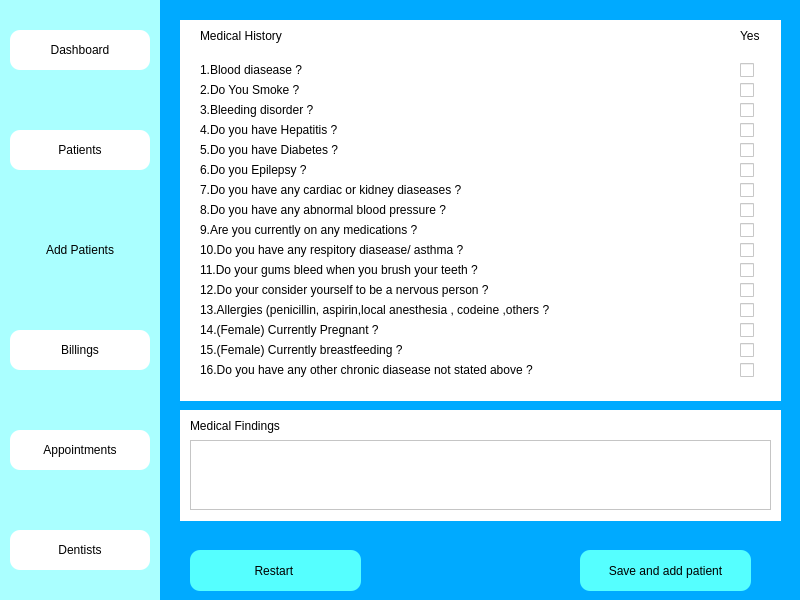
<?xml version="1.0" encoding="UTF-8"?>
<ui version="4.0">
 <class>Dialog</class>
 <widget class="QDialog" name="Dialog">
  <property name="geometry">
   <rect>
    <x>0</x>
    <y>0</y>
    <width>800</width>
    <height>600</height>
   </rect>
  </property>
  <property name="windowTitle">
   <string>Dialog</string>
  </property>
  <property name="styleSheet">
   <string notr="true">background-color: rgb(0, 170, 255);</string>
  </property>
  <widget class="QWidget" name="side_bar" native="true">
   <property name="geometry">
    <rect>
     <x>0</x>
     <y>0</y>
     <width>160</width>
     <height>600</height>
    </rect>
   </property>
   <property name="styleSheet">
    <string notr="true">background-color: rgb(170, 255, 255);</string>
   </property>
   <widget class="QPushButton" name="dash_btn">
    <property name="geometry">
     <rect>
      <x>10</x>
      <y>30</y>
      <width>140</width>
      <height>40</height>
     </rect>
    </property>
    <property name="styleSheet">
     <string notr="true">font: 12pt &quot;MS Shell Dlg 2&quot;;
background-color: rgb(255, 255, 255);
border-color: rgb(0, 0, 0);
border-top-left-radius:10px;
border-bottom-left-radius:10px;
border-top-right-radius:10px;
border-bottom-right-radius:10px;
border-bottom-color: rgb(0, 0, 0);
selection-color: rgb(255, 255, 255);</string>
    </property>
    <property name="text">
     <string>Dashboard</string>
    </property>
    <property name="icon">
     <iconset>
      <normaloff>../Medico_modern/dashboard.png</normaloff>../Medico_modern/dashboard.png</iconset>
    </property>
   </widget>
   <widget class="QPushButton" name="add_patient_btn">
    <property name="geometry">
     <rect>
      <x>10</x>
      <y>230</y>
      <width>140</width>
      <height>40</height>
     </rect>
    </property>
    <property name="styleSheet">
     <string notr="true">font: 12pt &quot;MS Shell Dlg 2&quot;;
border-top-left-radius:10px;
border-bottom-left-radius:10px;
border-top-right-radius:10px;
border-bottom-right-radius:10px;</string>
    </property>
    <property name="text">
     <string>Add Patients</string>
    </property>
    <property name="icon">
     <iconset>
      <normaloff>../Medico_modern/patientdownload .png</normaloff>../Medico_modern/patientdownload .png</iconset>
    </property>
   </widget>
   <widget class="QPushButton" name="bills_btn">
    <property name="geometry">
     <rect>
      <x>10</x>
      <y>330</y>
      <width>140</width>
      <height>40</height>
     </rect>
    </property>
    <property name="styleSheet">
     <string notr="true">font: 12pt &quot;MS Shell Dlg 2&quot;;
background-color: rgb(255, 255, 255);
border-top-left-radius:10px;
border-bottom-left-radius:10px;
border-top-right-radius:10px;
border-bottom-right-radius:10px;</string>
    </property>
    <property name="text">
     <string>Billings</string>
    </property>
    <property name="icon">
     <iconset>
      <normaloff>../Medico_modern/billingdownload (1).png</normaloff>../Medico_modern/billingdownload (1).png</iconset>
    </property>
   </widget>
   <widget class="QPushButton" name="appoint_btn">
    <property name="geometry">
     <rect>
      <x>10</x>
      <y>430</y>
      <width>140</width>
      <height>40</height>
     </rect>
    </property>
    <property name="styleSheet">
     <string notr="true">font: 12pt &quot;MS Shell Dlg 2&quot;;
background-color: rgb(255, 255, 255);
border-top-left-radius:10px;
border-bottom-left-radius:10px;
border-top-right-radius:10px;
border-bottom-right-radius:10px;</string>
    </property>
    <property name="text">
     <string>Appointments</string>
    </property>
    <property name="icon">
     <iconset>
      <normaloff>../Medico_modern/appointmentdownload (1).png</normaloff>../Medico_modern/appointmentdownload (1).png</iconset>
    </property>
   </widget>
   <widget class="QPushButton" name="dentist_btn">
    <property name="geometry">
     <rect>
      <x>10</x>
      <y>530</y>
      <width>140</width>
      <height>40</height>
     </rect>
    </property>
    <property name="styleSheet">
     <string notr="true">font: 12pt &quot;MS Shell Dlg 2&quot;;
background-color: rgb(255, 255, 255);
border-top-left-radius:10px;
border-bottom-left-radius:10px;
border-top-right-radius:10px;
border-bottom-right-radius:10px;</string>
    </property>
    <property name="text">
     <string>Dentists</string>
    </property>
    <property name="icon">
     <iconset>
      <normaloff>../Medico_modern/dentistimages.png</normaloff>../Medico_modern/dentistimages.png</iconset>
    </property>
   </widget>
  </widget>
  <widget class="QPushButton" name="patient_btn">
   <property name="geometry">
    <rect>
     <x>10</x>
     <y>130</y>
     <width>140</width>
     <height>40</height>
    </rect>
   </property>
   <property name="styleSheet">
    <string notr="true">font: 12pt &quot;MS Shell Dlg 2&quot;;
background-color: rgb(255, 255, 255);

border-top-left-radius:10px;
border-bottom-left-radius:10px;
border-top-right-radius:10px;
border-bottom-right-radius:10px;</string>
   </property>
   <property name="text">
    <string>Patients</string>
   </property>
   <property name="icon">
    <iconset>
     <normaloff>../Medico_modern/patientdownload .png</normaloff>../Medico_modern/patientdownload .png</iconset>
   </property>
  </widget>
  <widget class="QWidget" name="widget" native="true">
   <property name="geometry">
    <rect>
     <x>180</x>
     <y>20</y>
     <width>601</width>
     <height>381</height>
    </rect>
   </property>
   <property name="styleSheet">
    <string notr="true">background-color: rgb(255, 255, 255);</string>
   </property>
   <widget class="QLabel" name="med_hist_label">
    <property name="geometry">
     <rect>
      <x>20</x>
      <y>0</y>
      <width>121</width>
      <height>31</height>
     </rect>
    </property>
    <property name="styleSheet">
     <string notr="true">font: 12pt &quot;MS Shell Dlg 2&quot;;</string>
    </property>
    <property name="text">
     <string>Medical History</string>
    </property>
   </widget>
   <widget class="QLabel" name="q1">
    <property name="geometry">
     <rect>
      <x>20</x>
      <y>40</y>
      <width>431</width>
      <height>20</height>
     </rect>
    </property>
    <property name="styleSheet">
     <string notr="true">font: 10pt &quot;MS Shell Dlg 2&quot;;</string>
    </property>
    <property name="text">
     <string>1.Blood diasease ?</string>
    </property>
   </widget>
   <widget class="QLabel" name="y_label">
    <property name="geometry">
     <rect>
      <x>560</x>
      <y>0</y>
      <width>31</width>
      <height>31</height>
     </rect>
    </property>
    <property name="styleSheet">
     <string notr="true">font: 10pt &quot;MS Shell Dlg 2&quot;;</string>
    </property>
    <property name="text">
     <string>Yes</string>
    </property>
   </widget>
   <widget class="QCheckBox" name="q1_y_check">
    <property name="geometry">
     <rect>
      <x>560</x>
      <y>40</y>
      <width>16</width>
      <height>20</height>
     </rect>
    </property>
    <property name="text">
     <string/>
    </property>
   </widget>
   <widget class="QLabel" name="q2">
    <property name="geometry">
     <rect>
      <x>20</x>
      <y>60</y>
      <width>431</width>
      <height>20</height>
     </rect>
    </property>
    <property name="styleSheet">
     <string notr="true">font: 10pt &quot;MS Shell Dlg 2&quot;;</string>
    </property>
    <property name="text">
     <string>2.Do You Smoke ?</string>
    </property>
   </widget>
   <widget class="QCheckBox" name="q2_y_check">
    <property name="geometry">
     <rect>
      <x>560</x>
      <y>60</y>
      <width>16</width>
      <height>20</height>
     </rect>
    </property>
    <property name="text">
     <string/>
    </property>
   </widget>
   <widget class="QLabel" name="q3">
    <property name="geometry">
     <rect>
      <x>20</x>
      <y>80</y>
      <width>431</width>
      <height>20</height>
     </rect>
    </property>
    <property name="styleSheet">
     <string notr="true">font: 10pt &quot;MS Shell Dlg 2&quot;;</string>
    </property>
    <property name="text">
     <string>3.Bleeding disorder ?</string>
    </property>
   </widget>
   <widget class="QCheckBox" name="q3_y_check">
    <property name="geometry">
     <rect>
      <x>560</x>
      <y>80</y>
      <width>16</width>
      <height>20</height>
     </rect>
    </property>
    <property name="text">
     <string/>
    </property>
   </widget>
   <widget class="QLabel" name="q4">
    <property name="geometry">
     <rect>
      <x>20</x>
      <y>100</y>
      <width>431</width>
      <height>20</height>
     </rect>
    </property>
    <property name="styleSheet">
     <string notr="true">font: 10pt &quot;MS Shell Dlg 2&quot;;</string>
    </property>
    <property name="text">
     <string>4.Do you have Hepatitis ?</string>
    </property>
   </widget>
   <widget class="QCheckBox" name="q4_y_check">
    <property name="geometry">
     <rect>
      <x>560</x>
      <y>100</y>
      <width>16</width>
      <height>20</height>
     </rect>
    </property>
    <property name="text">
     <string/>
    </property>
   </widget>
   <widget class="QLabel" name="q5">
    <property name="geometry">
     <rect>
      <x>20</x>
      <y>120</y>
      <width>431</width>
      <height>20</height>
     </rect>
    </property>
    <property name="styleSheet">
     <string notr="true">font: 10pt &quot;MS Shell Dlg 2&quot;;</string>
    </property>
    <property name="text">
     <string>5.Do you have Diabetes ?</string>
    </property>
   </widget>
   <widget class="QCheckBox" name="q5_y_check">
    <property name="geometry">
     <rect>
      <x>560</x>
      <y>120</y>
      <width>16</width>
      <height>20</height>
     </rect>
    </property>
    <property name="text">
     <string/>
    </property>
   </widget>
   <widget class="QLabel" name="q6">
    <property name="geometry">
     <rect>
      <x>20</x>
      <y>140</y>
      <width>431</width>
      <height>20</height>
     </rect>
    </property>
    <property name="styleSheet">
     <string notr="true">font: 10pt &quot;MS Shell Dlg 2&quot;;</string>
    </property>
    <property name="text">
     <string>6.Do you Epilepsy ?</string>
    </property>
   </widget>
   <widget class="QCheckBox" name="q6_y_check">
    <property name="geometry">
     <rect>
      <x>560</x>
      <y>140</y>
      <width>16</width>
      <height>20</height>
     </rect>
    </property>
    <property name="text">
     <string/>
    </property>
   </widget>
   <widget class="QLabel" name="q7">
    <property name="geometry">
     <rect>
      <x>20</x>
      <y>160</y>
      <width>431</width>
      <height>20</height>
     </rect>
    </property>
    <property name="styleSheet">
     <string notr="true">font: 10pt &quot;MS Shell Dlg 2&quot;;</string>
    </property>
    <property name="text">
     <string>7.Do you have any cardiac or kidney diaseases ?</string>
    </property>
   </widget>
   <widget class="QCheckBox" name="q7_y_check">
    <property name="geometry">
     <rect>
      <x>560</x>
      <y>160</y>
      <width>16</width>
      <height>20</height>
     </rect>
    </property>
    <property name="text">
     <string/>
    </property>
   </widget>
   <widget class="QLabel" name="q8">
    <property name="geometry">
     <rect>
      <x>20</x>
      <y>180</y>
      <width>431</width>
      <height>20</height>
     </rect>
    </property>
    <property name="styleSheet">
     <string notr="true">font: 10pt &quot;MS Shell Dlg 2&quot;;</string>
    </property>
    <property name="text">
     <string>8.Do you have any abnormal blood pressure ?</string>
    </property>
   </widget>
   <widget class="QCheckBox" name="q8_y_check">
    <property name="geometry">
     <rect>
      <x>560</x>
      <y>180</y>
      <width>16</width>
      <height>20</height>
     </rect>
    </property>
    <property name="text">
     <string/>
    </property>
   </widget>
   <widget class="QLabel" name="q9">
    <property name="geometry">
     <rect>
      <x>20</x>
      <y>200</y>
      <width>431</width>
      <height>20</height>
     </rect>
    </property>
    <property name="styleSheet">
     <string notr="true">font: 10pt &quot;MS Shell Dlg 2&quot;;</string>
    </property>
    <property name="text">
     <string>9.Are you currently on any medications ?</string>
    </property>
   </widget>
   <widget class="QCheckBox" name="q9_y_check">
    <property name="geometry">
     <rect>
      <x>560</x>
      <y>200</y>
      <width>16</width>
      <height>20</height>
     </rect>
    </property>
    <property name="text">
     <string/>
    </property>
   </widget>
   <widget class="QLabel" name="q10">
    <property name="geometry">
     <rect>
      <x>20</x>
      <y>220</y>
      <width>431</width>
      <height>20</height>
     </rect>
    </property>
    <property name="styleSheet">
     <string notr="true">font: 10pt &quot;MS Shell Dlg 2&quot;;</string>
    </property>
    <property name="text">
     <string>10.Do you have any respitory diasease/ asthma ?</string>
    </property>
   </widget>
   <widget class="QCheckBox" name="q10_y_check">
    <property name="geometry">
     <rect>
      <x>560</x>
      <y>220</y>
      <width>16</width>
      <height>20</height>
     </rect>
    </property>
    <property name="text">
     <string/>
    </property>
   </widget>
   <widget class="QLabel" name="q11">
    <property name="geometry">
     <rect>
      <x>20</x>
      <y>240</y>
      <width>431</width>
      <height>20</height>
     </rect>
    </property>
    <property name="styleSheet">
     <string notr="true">font: 10pt &quot;MS Shell Dlg 2&quot;;</string>
    </property>
    <property name="text">
     <string>11.Do your gums bleed when you brush your teeth ?</string>
    </property>
   </widget>
   <widget class="QCheckBox" name="q11_y_check">
    <property name="geometry">
     <rect>
      <x>560</x>
      <y>240</y>
      <width>16</width>
      <height>20</height>
     </rect>
    </property>
    <property name="text">
     <string/>
    </property>
   </widget>
   <widget class="QLabel" name="q12">
    <property name="geometry">
     <rect>
      <x>20</x>
      <y>260</y>
      <width>431</width>
      <height>20</height>
     </rect>
    </property>
    <property name="styleSheet">
     <string notr="true">font: 10pt &quot;MS Shell Dlg 2&quot;;</string>
    </property>
    <property name="text">
     <string>12.Do your consider yourself to be a nervous person ?</string>
    </property>
   </widget>
   <widget class="QCheckBox" name="q12_y_check">
    <property name="geometry">
     <rect>
      <x>560</x>
      <y>260</y>
      <width>16</width>
      <height>20</height>
     </rect>
    </property>
    <property name="text">
     <string/>
    </property>
   </widget>
   <widget class="QLabel" name="q13">
    <property name="geometry">
     <rect>
      <x>20</x>
      <y>280</y>
      <width>431</width>
      <height>20</height>
     </rect>
    </property>
    <property name="styleSheet">
     <string notr="true">font: 10pt &quot;MS Shell Dlg 2&quot;;</string>
    </property>
    <property name="text">
     <string>13.Allergies (penicillin, aspirin,local anesthesia , codeine ,others ?</string>
    </property>
   </widget>
   <widget class="QCheckBox" name="q13_y_check">
    <property name="geometry">
     <rect>
      <x>560</x>
      <y>280</y>
      <width>16</width>
      <height>20</height>
     </rect>
    </property>
    <property name="text">
     <string/>
    </property>
   </widget>
   <widget class="QLabel" name="q14">
    <property name="geometry">
     <rect>
      <x>20</x>
      <y>300</y>
      <width>431</width>
      <height>20</height>
     </rect>
    </property>
    <property name="styleSheet">
     <string notr="true">font: 10pt &quot;MS Shell Dlg 2&quot;;</string>
    </property>
    <property name="text">
     <string>14.(Female) Currently Pregnant ?</string>
    </property>
   </widget>
   <widget class="QCheckBox" name="q14_y_check">
    <property name="geometry">
     <rect>
      <x>560</x>
      <y>300</y>
      <width>16</width>
      <height>20</height>
     </rect>
    </property>
    <property name="text">
     <string/>
    </property>
   </widget>
   <widget class="QLabel" name="q15">
    <property name="geometry">
     <rect>
      <x>20</x>
      <y>320</y>
      <width>431</width>
      <height>20</height>
     </rect>
    </property>
    <property name="styleSheet">
     <string notr="true">font: 10pt &quot;MS Shell Dlg 2&quot;;</string>
    </property>
    <property name="text">
     <string>15.(Female) Currently breastfeeding ?</string>
    </property>
   </widget>
   <widget class="QCheckBox" name="q15_y_check">
    <property name="geometry">
     <rect>
      <x>560</x>
      <y>320</y>
      <width>16</width>
      <height>20</height>
     </rect>
    </property>
    <property name="text">
     <string/>
    </property>
   </widget>
   <widget class="QLabel" name="q16">
    <property name="geometry">
     <rect>
      <x>20</x>
      <y>340</y>
      <width>431</width>
      <height>20</height>
     </rect>
    </property>
    <property name="styleSheet">
     <string notr="true">font: 10pt &quot;MS Shell Dlg 2&quot;;</string>
    </property>
    <property name="text">
     <string>16.Do you have any other chronic diasease not stated above ?</string>
    </property>
   </widget>
   <widget class="QCheckBox" name="q16_y_check">
    <property name="geometry">
     <rect>
      <x>560</x>
      <y>340</y>
      <width>16</width>
      <height>20</height>
     </rect>
    </property>
    <property name="text">
     <string/>
    </property>
   </widget>
   <zorder>q1</zorder>
   <zorder>med_hist_label</zorder>
   <zorder>y_label</zorder>
   <zorder>q1_y_check</zorder>
   <zorder>q2</zorder>
   <zorder>q2_y_check</zorder>
   <zorder>q3</zorder>
   <zorder>q3_y_check</zorder>
   <zorder>q4</zorder>
   <zorder>q4_y_check</zorder>
   <zorder>q5</zorder>
   <zorder>q5_y_check</zorder>
   <zorder>q6</zorder>
   <zorder>q6_y_check</zorder>
   <zorder>q7</zorder>
   <zorder>q7_y_check</zorder>
   <zorder>q8</zorder>
   <zorder>q8_y_check</zorder>
   <zorder>q9</zorder>
   <zorder>q9_y_check</zorder>
   <zorder>q10</zorder>
   <zorder>q10_y_check</zorder>
   <zorder>q11</zorder>
   <zorder>q11_y_check</zorder>
   <zorder>q12</zorder>
   <zorder>q12_y_check</zorder>
   <zorder>q13</zorder>
   <zorder>q13_y_check</zorder>
   <zorder>q14</zorder>
   <zorder>q14_y_check</zorder>
   <zorder>q15</zorder>
   <zorder>q15_y_check</zorder>
   <zorder>q16</zorder>
   <zorder>q16_y_check</zorder>
  </widget>
  <widget class="QWidget" name="widget_2" native="true">
   <property name="geometry">
    <rect>
     <x>180</x>
     <y>410</y>
     <width>601</width>
     <height>111</height>
    </rect>
   </property>
   <property name="styleSheet">
    <string notr="true">background-color: rgb(255, 255, 255);</string>
   </property>
   <widget class="QLabel" name="findings_label">
    <property name="geometry">
     <rect>
      <x>10</x>
      <y>0</y>
      <width>121</width>
      <height>31</height>
     </rect>
    </property>
    <property name="styleSheet">
     <string notr="true">font: 12pt &quot;MS Shell Dlg 2&quot;;</string>
    </property>
    <property name="text">
     <string>Medical Findings</string>
    </property>
   </widget>
   <widget class="QTextEdit" name="med_find_edit">
    <property name="geometry">
     <rect>
      <x>10</x>
      <y>30</y>
      <width>581</width>
      <height>70</height>
     </rect>
    </property>
   </widget>
  </widget>
  <widget class="QPushButton" name="save_pat">
   <property name="geometry">
    <rect>
     <x>580</x>
     <y>550</y>
     <width>171</width>
     <height>41</height>
    </rect>
   </property>
   <property name="styleSheet">
    <string notr="true">border-top-left-radius:10px;
font: 10pt &quot;MS Shell Dlg 2&quot;;
border-bottom-left-radius:10px;
border-top-right-radius:10px;
border-bottom-right-radius:10px;
background-color: rgb(85, 255, 255);</string>
   </property>
   <property name="text">
    <string>Save and add patient</string>
   </property>
  </widget>
  <widget class="QPushButton" name="restart_btn">
   <property name="geometry">
    <rect>
     <x>190</x>
     <y>550</y>
     <width>171</width>
     <height>41</height>
    </rect>
   </property>
   <property name="styleSheet">
    <string notr="true">border-top-left-radius:10px;
font: 10pt &quot;MS Shell Dlg 2&quot;;
border-bottom-left-radius:10px;
border-top-right-radius:10px;
border-bottom-right-radius:10px;
 
background-color: rgb(85, 255, 255);</string>
   </property>
   <property name="text">
    <string>Restart </string>
   </property>
  </widget>
 </widget>
 <resources/>
 <connections/>
</ui>
